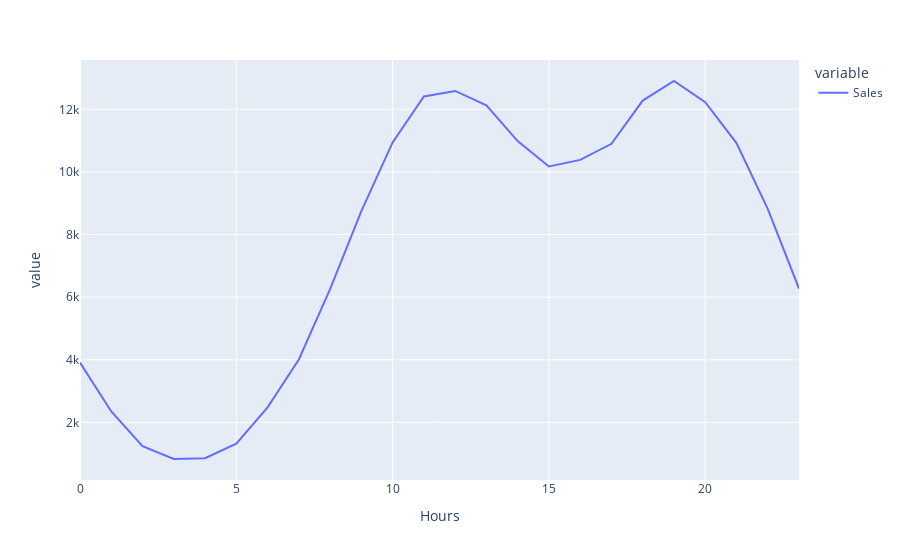

Notebook code cell kept with this figure:
### Code cell
px.plot(byhours,kind='line')

### Figure 1 — Plotly figure (JSON) as saved in the notebook; plotly's stock layout.template omitted (floating-point values rounded to 4 significant figures)
{"data": [{"hovertemplate": "variable=Sales<br>Hours=%{x}<br>value=%{y}<extra></extra>", "legendgroup": "Sales", "line": {"color": "#636efa", "dash": "solid"}, "mode": "lines", "name": "Sales", "orientation": "v", "showlegend": true, "type": "scatter", "x": [0, 1, 2, 3, 4, 5, 6, 7, 8, 9, 10, 11, 12, 13, 14, 15, 16, 17, 18, 19, 20, 21, 22, 23], "xaxis": "x", "y": [3910, 2350, 1243, 831, 854, 1321, 2482, 4011, 6256, 8748, 10944, 12411, 12587, 12129, 10984, 10175, 10384, 10899, 12280, 12905, 12228, 10921, 8822, 6275], "yaxis": "y"}], "layout": {"legend": {"title": {"text": "variable"}, "tracegroupgap": 0}, "margin": {"t": 60}, "xaxis": {"anchor": "y", "domain": [0, 1], "title": {"text": "Hours"}}, "yaxis": {"anchor": "x", "domain": [0, 1], "title": {"text": "value"}}}}
